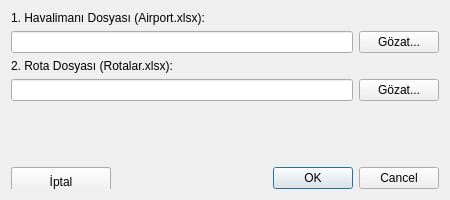
<?xml version="1.0" encoding="UTF-8"?>
<ui version="4.0">
 <class>FlowMapGeneratorDialog</class>
 <widget class="QDialog" name="FlowMapGeneratorDialog">
  <property name="geometry">
   <rect>
    <x>0</x>
    <y>0</y>
    <width>450</width>
    <height>200</height>
   </rect>
  </property>
  <property name="windowTitle">
   <string>Jeodezik Akış Haritası Oluşturucu</string>
  </property>
  <layout class="QVBoxLayout" name="verticalLayout">
   <item>
    <widget class="QLabel" name="label_airport">
     <property name="text">
      <string>1. Havalimanı Dosyası (Airport.xlsx):</string>
     </property>
    </widget>
   </item>
   <item>
    <layout class="QHBoxLayout" name="horizontalLayout_airport">
     <item>
      <widget class="QLineEdit" name="lineEdit_airport"/>
     </item>
     <item>
      <widget class="QPushButton" name="btn_airport">
       <property name="text">
        <string>Gözat...</string>
       </property>
      </widget>
     </item>
    </layout>
   </item>
   <item>
    <widget class="QLabel" name="label_routes">
     <property name="text">
      <string>2. Rota Dosyası (Rotalar.xlsx):</string>
     </property>
    </widget>
   </item>
   <item>
    <layout class="QHBoxLayout" name="horizontalLayout_routes">
     <item>
      <widget class="QLineEdit" name="lineEdit_routes"/>
     </item>
     <item>
      <widget class="QPushButton" name="btn_routes">
       <property name="text">
        <string>Gözat...</string>
       </property>
      </widget>
     </item>
    </layout>
   </item>
   <item>
    <spacer name="verticalSpacer">
     <property name="orientation">
      <enum>Qt::Vertical</enum>
     </property>
     <property name="sizeHint" stdset="0">
      <size>
       <width>20</width>
       <height>40</height>
      </size>
     </property>
    </spacer>
   </item>
   <item>
    <widget class="QDialogButtonBox" name="buttonBox">
     <property name="orientation">
      <enum>Qt::Horizontal</enum>
     </property>
     <property name="standardButtons">
      <set>QDialogButtonBox::Cancel|QDialogButtonBox::Ok</set>
     </property>
     <widget class="QPushButton" name="button_ok">
      <property name="text">
       <string>Oluştur ve Haritala</string>
      </property>
     </widget>
     <widget class="QPushButton" name="button_cancel">
      <property name="text">
       <string>İptal</string>
      </property>
     </widget>
    </widget>
   </item>
  </layout>
 </widget>
 <resources/>
 <connections>
  <connection>
   <sender>buttonBox</sender>
   <signal>accepted()</signal>
   <receiver>FlowMapGeneratorDialog</receiver>
   <slot>accept()</slot>
   <hints>
    <hint type="sourcelabel">
     <x>248</x>
     <y>254</y>
    </hint>
    <hint type="destinationlabel">
     <x>157</x>
     <y>274</y>
    </hint>
   </hints>
  </connection>
  <connection>
   <sender>buttonBox</sender>
   <signal>rejected()</signal>
   <receiver>FlowMapGeneratorDialog</receiver>
   <slot>reject()</slot>
   <hints>
    <hint type="sourcelabel">
     <x>316</x>
     <y>254</y>
    </hint>
    <hint type="destinationlabel">
     <x>286</x>
     <y>274</y>
    </hint>
   </hints>
  </connection>
 </connections>
</ui>
